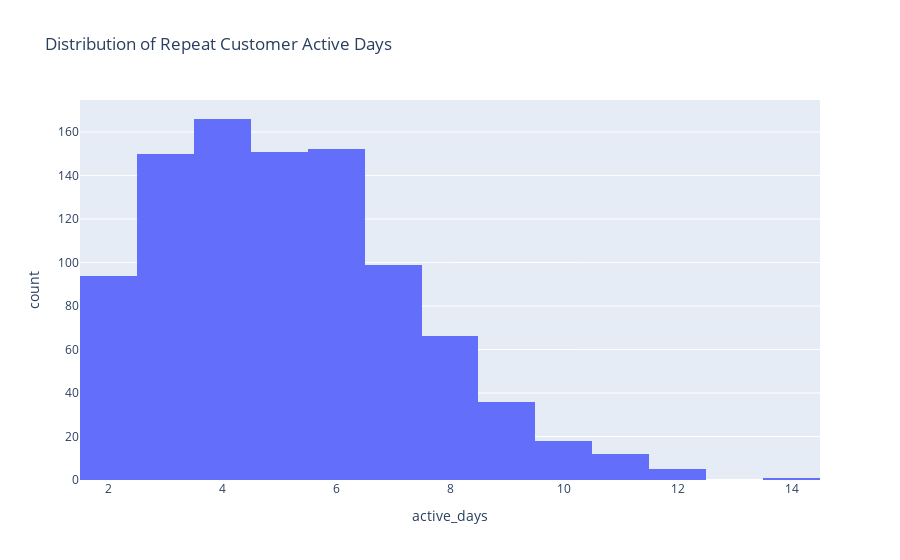

Notebook cell for this chart:
### Code cell
px.histogram(repeat_customers, x='active_days', nbins=20, 
             title='Distribution of Repeat Customer Active Days')

### Figure 1 — Plotly figure (JSON) as saved in the notebook; plotly's stock layout.template omitted (floating-point values rounded to 4 significant figures; data arrays with more than 128 entries replaced by an {"elided": "..."} marker saying what was removed)
{"data": [{"bingroup": "x", "hovertemplate": "active_days=%{x}<br>count=%{y}<extra></extra>", "legendgroup": "", "marker": {"color": "#636efa", "pattern": {"shape": ""}}, "name": "", "nbinsx": 20, "orientation": "v", "showlegend": false, "type": "histogram", "x": {"elided": "950 int values"}, "xaxis": "x", "yaxis": "y"}], "layout": {"barmode": "relative", "legend": {"tracegroupgap": 0}, "title": {"text": "Distribution of Repeat Customer Active Days"}, "xaxis": {"anchor": "y", "domain": [0, 1], "title": {"text": "active_days"}}, "yaxis": {"anchor": "x", "domain": [0, 1], "title": {"text": "count"}}}}
